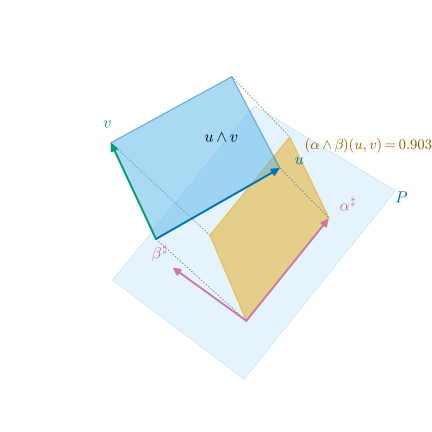

Here is the Python script that generated this plot:
"""Figure 34.4.1: a 2-form measures the signed area of the shadow of a parallelogram on a plane
(Section 34.4, Proposition 34.4.1).

u = (1.1, 0, 0.25), v = (0.2, 0.9, 0.35). The covectors alpha, beta have orthonormal sharps
a = alpha^sharp = (cos t, 0, sin t), b = beta^sharp = (0, 1, 0) with t = 40 degrees; they span the plane P,
oriented by (a, b). The shadow pi(u ^ v) (orthogonal projection onto P) is drawn on the parallel copy P - 1.25 n
(n = a x b; shifted by 1.25 n), which does not change its shape. Its signed area equals
(alpha ^ beta)(u, v) = alpha(u) beta(v) - alpha(v) beta(u) = 0.903.
Self-checks: a, b orthonormal; the projected corners lie in the plane; the shoelace area in (a, b) coordinates equals
the 2-form value; |value| <= |u ^ v| (projection shrinks area). An interactive plotly version is written too.
"""
from pathlib import Path

import numpy as np

import dgfig

dgfig.setup()
import matplotlib.pyplot as plt  # noqa: E402
from mpl_toolkits.mplot3d.art3d import Poly3DCollection  # noqa: E402

C = dgfig.COLORS
u = np.array([1.1, 0.0, 0.25])
v = np.array([0.2, 0.9, 0.35])
t = np.deg2rad(40.0)
a = np.array([np.cos(t), 0.0, np.sin(t)])
b = np.array([0.0, 1.0, 0.0])
n = np.cross(a, b)
assert abs(a @ a - 1) < 1e-12 and abs(b @ b - 1) < 1e-12 and abs(a @ b) < 1e-12

value = (a @ u) * (b @ v) - (a @ v) * (b @ u)
P = np.array([np.zeros(3), u, u + v, v])
coords = np.stack([P @ a, P @ b], 1)              # (a, b)-coordinates of the projected corners
shoelace = 0.5 * sum(coords[m, 0] * coords[(m + 1) % 4, 1] - coords[(m + 1) % 4, 0] * coords[m, 1] for m in range(4))
assert abs(shoelace - value) < 1e-12
assert abs(value) <= np.linalg.norm(np.cross(u, v)) + 1e-12
off = -1.25 * n
S = coords[:, :1] * a + coords[:, 1:] * b + off  # shadow on the shifted plane
assert np.allclose((S - off) @ n, 0)
print(f"(alpha^beta)(u, v) = {value:.4f}, |u^v| = {np.linalg.norm(np.cross(u, v)):.4f}")

fig = plt.figure(figsize=(5.4, 4.4))
ax = dgfig.axes3d(fig, elev=28, azim=-125)

# the plane P (shifted copy), as a square patch
sq = 1.45
Pl = np.array([off - 0.25 * sq * a - 0.25 * sq * b, off + sq * a - 0.25 * sq * b, off + sq * a + sq * b,
               off - 0.25 * sq * a + sq * b])
ax.add_collection3d(Poly3DCollection([Pl], facecolor=C["region"], alpha=0.15, edgecolor=C["tangent"], linewidth=0.6,
                                     zorder=0))
ax.add_collection3d(Poly3DCollection([S], facecolor=C["accent"], alpha=0.45, edgecolor=C["accent"], linewidth=1.0,
                                     zorder=1))
for m in range(4):
    ax.plot(*np.array([P[m], S[m]]).T, color=C["aux"], lw=0.6, ls=(0, (2, 2)), zorder=2)
ax.add_collection3d(Poly3DCollection([P], facecolor=C["region"], alpha=0.5, edgecolor=C["tangent"], linewidth=0.9,
                                     zorder=4))
dgfig.arrow3d(ax, np.zeros(3), u, role="tangent", label=r"$u$", label_offset=(0.1, 0.0, 0.0), zorder=10)
dgfig.arrow3d(ax, np.zeros(3), v, role="third", label=r"$v$", label_offset=(0.0, 0.0, 0.1), zorder=10)
dgfig.arrow3d(ax, off, a, role="covector", label=r"$\alpha^\sharp$", label_offset=(0.12, 0.0, 0.0), zorder=9)
dgfig.arrow3d(ax, off, b, role="covector", label=r"$\beta^\sharp$", label_offset=(0.0, 0.1, 0.05), zorder=9)
ax.text(*(0.5 * (u + v) + np.array([0.05, -0.05, 0.12])), r"$u\wedge v$", fontsize=12, zorder=20)
ax.text(*(S[2] + np.array([0.15, 0.0, -0.15])), r"$(\alpha\wedge\beta)(u,v) = %.3f$" % value, fontsize=11,
        color="#9A6200", zorder=20)
ax.text(*(Pl[1] + np.array([0.0, 0.0, -0.1])), r"$P$", fontsize=12, color=C["tangent"])

dgfig.equal_aspect(ax, np.vstack([P, S, Pl]), zoom=1.0)
fig.subplots_adjust(left=0, right=1, bottom=0, top=1)
dgfig.save(fig, __file__)

# interactive version (plotly) -------------------------------------------------------------------------
import plotly.graph_objects as go  # noqa: E402


def quad(Q, color, opacity, name):
    return go.Mesh3d(x=Q[:, 0], y=Q[:, 1], z=Q[:, 2], i=[0, 0], j=[1, 2], k=[2, 3], color=color, opacity=opacity,
                     name=name, hoverinfo="name")


def seg(p, q, color, text, width=6):
    return go.Scatter3d(x=[p[0], q[0]], y=[p[1], q[1]], z=[p[2], q[2]], mode="lines+text", text=["", text],
                        line=dict(color=color, width=width), hoverinfo="text", showlegend=False)


traces = [quad(Pl, C["region"], 0.18, "plane P"), quad(S, C["accent"], 0.5, f"shadow: signed area {value:.3f}"),
          quad(P, C["region"], 0.6, "u ^ v"), seg(np.zeros(3), u, C["tangent"], "u"), seg(np.zeros(3), v, C["third"], "v"),
          seg(off, off + a, C["covector"], "alpha#"), seg(off, off + b, C["covector"], "beta#")]
for m in range(4):
    traces.append(go.Scatter3d(x=[P[m, 0], S[m, 0]], y=[P[m, 1], S[m, 1]], z=[P[m, 2], S[m, 2]], mode="lines",
                               line=dict(color=C["aux"], width=2, dash="dash"), hoverinfo="skip", showlegend=False))
pfig = go.Figure(traces)
pfig.update_layout(scene=dict(aspectmode="data", xaxis_title="x", yaxis_title="y", zaxis_title="z"),
                   margin=dict(l=0, r=0, t=30, b=0), showlegend=False,
                   title=dict(text=f"(alpha ^ beta)(u, v) = {value:.3f}: signed area of the shadow on P", x=0.5,
                              font=dict(size=13)))
out = Path(__file__).with_name(Path(__file__).stem + "-interactive.html")
pfig.write_html(out, include_plotlyjs="cdn", full_html=True, div_id="fig-34-4-1-interactive",
                config={"displaylogo": False})
print(f"saved {out}")
